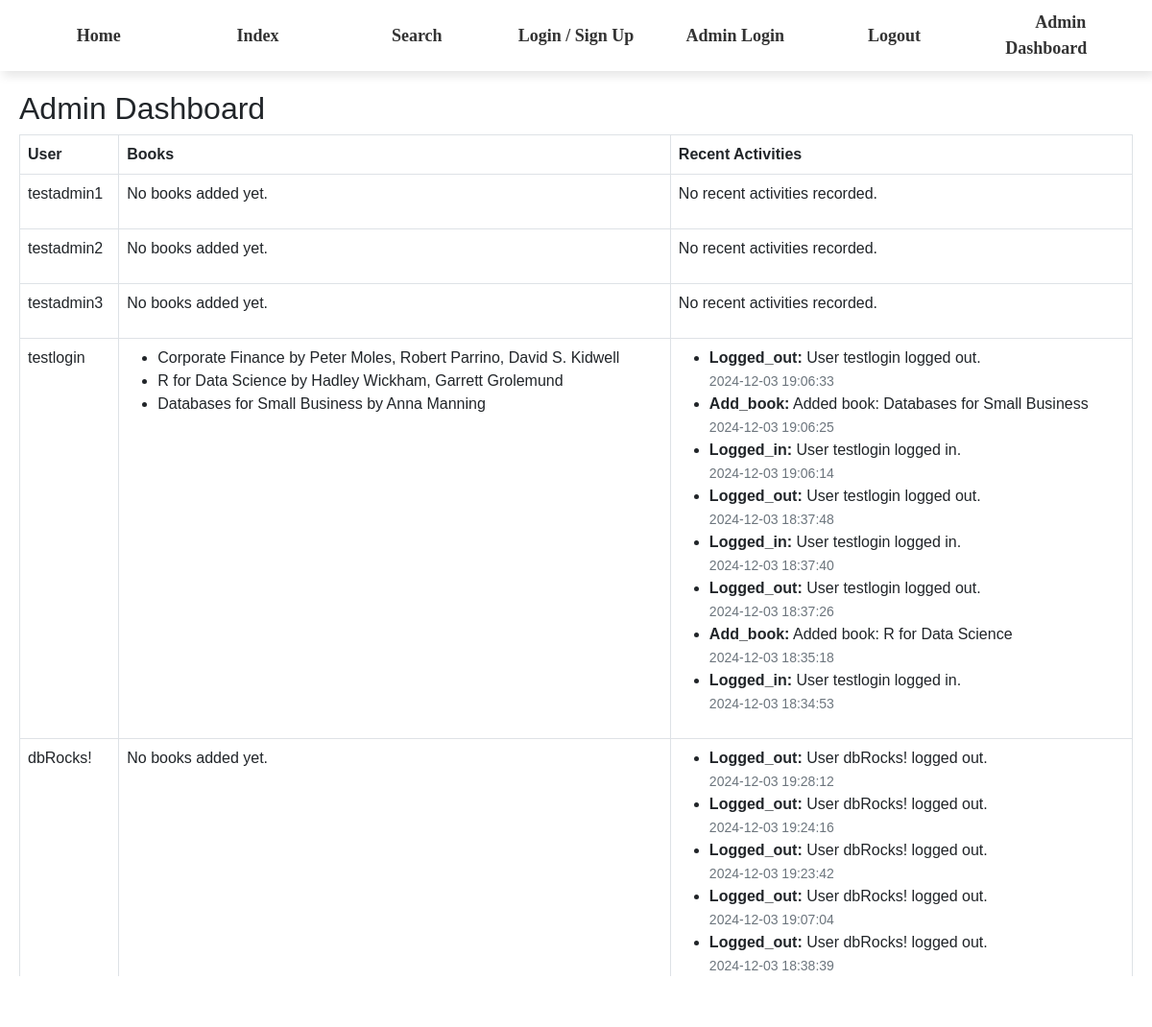
Before: /admin_dashboard (signed in) with the older database file.
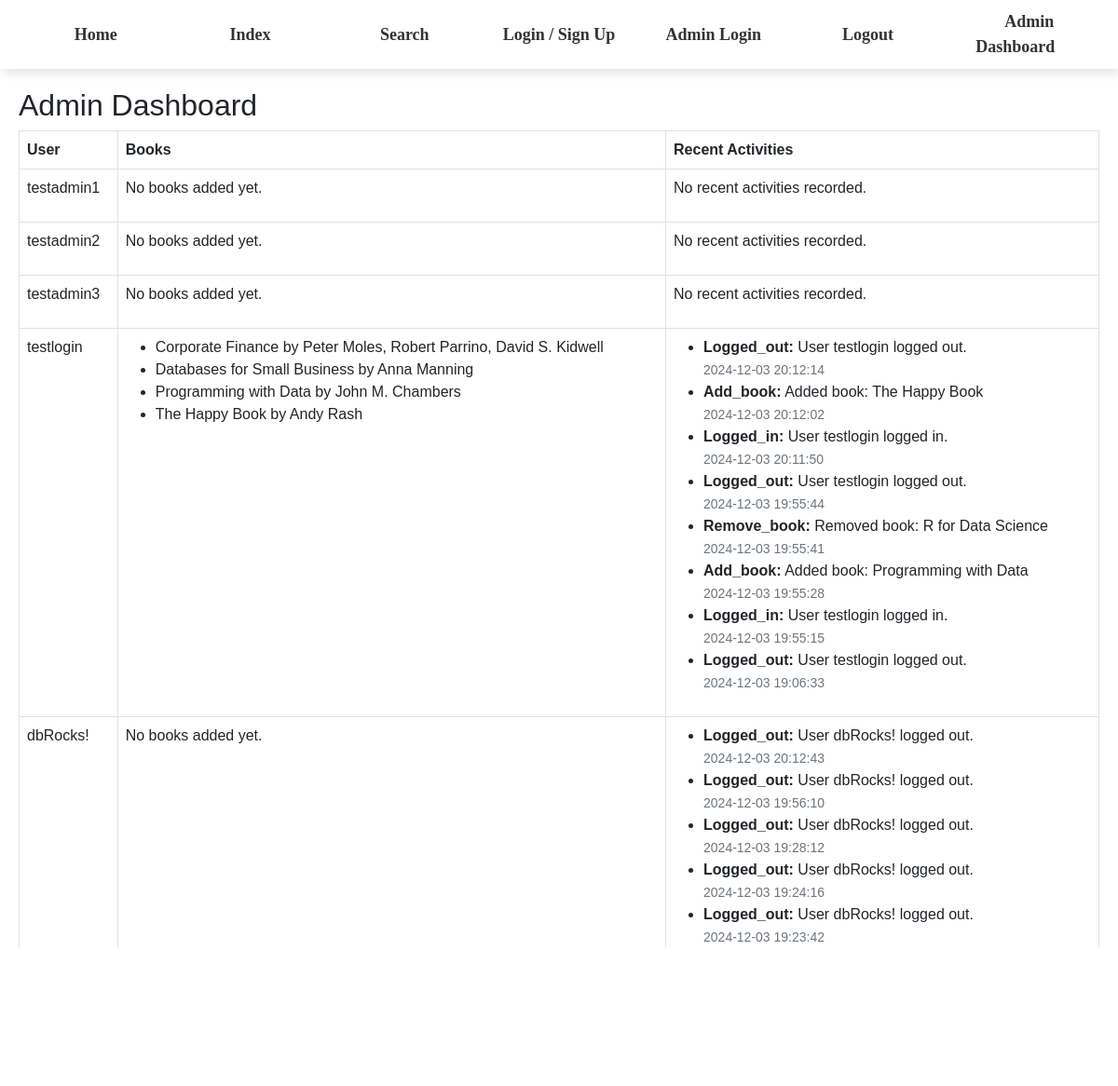
After: the same page with the newer database file.
### models/models.py (models this page shows, shortened)
class User(UserMixin, db.Model):
    id = db.Column(db.Integer, primary_key=True)
    username = db.Column(db.String(80), unique=True, nullable=False)
    password = db.Column(db.String(200), nullable=False)
    is_admin = db.Column(db.Boolean, default=False)  # Admin flag
    books = db.relationship('Book', back_populates='user')

class Book(db.Model):
    id = db.Column(db.Integer, primary_key=True)
    title = db.Column(db.String(255))
    author = db.Column(db.String(255))
    description = db.Column(db.String(500))
    user_id = db.Column(db.Integer, db.ForeignKey('user.id'), nullable=False)
    thumbnail = db.Column(db.String(255), nullable=True)
    rating = db.Column(db.Float, nullable=True)
    order_index = db.Column(db.Integer)  # New column to store the order index
    user = db.relationship('User', back_populates='books')

class RecentActivity(db.Model):
    __tablename__ = 'recent_activity'
    id = db.Column(db.Integer, primary_key=True)
    activity_type = db.Column(db.String(100), nullable=False)  # e.g., 'searched_book', 'added_book', 'removed_book'
    timestamp = db.Column(db.DateTime, default=datetime.utcnow)
    description = db.Column(db.String(255), nullable=True)  # Optional: additional description of activity
    user_id = db.Column(db.Integer, db.ForeignKey('user.id'), nullable=True)
    user = relationship('User', backref='recent_activities', lazy=True)

### app.py (the view)
@app.route('/admin_dashboard')
@login_required
def admin_dashboard():
    if not current_user.is_admin:
        flash('Access denied. Admins only.', 'danger')
        return redirect(url_for('index'))
    users = User.query.all()
    user_books = {user.id: Book.query.filter_by(user_id=user.id).all() for user in users}
    user_activities = {
        user.id: RecentActivity.query.filter_by(user_id=user.id).order_by(RecentActivity.timestamp.desc()).limit(8).all()
        for user in users
    }
    return render_template(
        'admin_dashboard.html',
        users=users,
        user_books=user_books,
        user_activities=user_activities,
    )

### app.py (called while the page is built)
@login_manager.user_loader
def load_user(user_id):
    return User.query.get(int(user_id))

### templates/admin_dashboard.html (shortened to what this page needs)
<!DOCTYPE html>
<html lang="en">
<head>
    <link rel="stylesheet" href="https://cdn.jsdelivr.net/npm/bootstrap@5.1.0/dist/css/bootstrap.min.css">
</head>
<body>
    {% extends 'template.html' %}
    {% block content %}
    <h2>Admin Dashboard</h2>
    {% if users %}
        <table class="table table-bordered">
            <thead>
                <tr>
                    <th>User</th>
                    <th>Books</th>
                    <th>Recent Activities</th>
                </tr>
            </thead>
            <tbody>
                {% for user in users %}
                    <tr>
                        <td>{{ user.username }}</td>
                        <td>
                            {% if user_books[user.id] %}
                                <ul>
                                    {% for book in user_books[user.id] %}
                                        <li>{{ book.title }} by {{ book.author }}</li>
                                    {% endfor %}
                                </ul>
                            {% else %}
                                <p>No books added yet.</p>
                            {% endif %}
                        </td>
                        <td>
                            {% if user_activities[user.id] %}
                                <ul>
                                    {% for activity in user_activities[user.id] %}
                                        <li>
                                            <strong>{{ activity.activity_type.capitalize() }}:</strong>
                                            {{ activity.description }}
                                            <br>
                                            <small class="text-muted">
                                                {{ activity.timestamp.strftime('%Y-%m-%d %H:%M:%S') }}
                                            </small>
                                        </li>
                                    {% endfor %}
                                </ul>
                            {% else %}
                                <p>No recent activities recorded.</p>
                            {% endif %}
                        </td>
                    </tr>
                {% endfor %}
            </tbody>
        </table>
    {% else %}
        <p>No users found.</p>
    {% endif %}
    {% endblock %}

### templates/template.html (shortened to what this page needs)
<!DOCTYPE html>
<html lang="en">
<head>
    <link rel="stylesheet" href="https://cdnjs.cloudflare.com/ajax/libs/font-awesome/6.0.0-beta3/css/all.min.css">
    <link rel="stylesheet" href="{{url_for('static',filename='css/styles.css')}}">
</head>
<body>
    <nav>
        <ul>
            <li><a href="{{ url_for('home') }}">Home</a></li>
            <li><a href="{{ url_for('index') }}">Index</a></li>
            <li><a href="{{ url_for('search') }}">Search</a></li>
            <li><a href="{{ url_for('auth') }}">Login / Sign Up</a></li>
            <li><a href="{{ url_for('admin_login') }}">Admin Login</a></li>
            {% if current_user.is_authenticated %}
                <li><a href="{{ url_for('logout') }}">Logout</a></li>
                {% if current_user.is_admin %}
                    <li><a href="{{ url_for('admin_dashboard') }}">Admin Dashboard</a></li>
                {% else %}
                    <li><a href="{{ url_for('dashboard') }}">User Dashboard</a></li>
                {% endif %}
            {% endif %}
        </ul>
    </nav>
    <div style="padding: 20px;">
        {% block content %} {% endblock %}
    </div>
</body>
</html>

### static/css/styles.css (style rules this page uses)
body { font-family: Arial, sans-serif; margin: 0; padding: 0; background-image: url('/static/images/sample.jpg'); background-size: cover; background-position: center; background-repeat: no-repeat; backdrop-filter: blur(20px); }
nav { background-color: rgba(255, 255, 255, 0.3); backdrop-filter: blur(15px); box-shadow: 1px 1px 0 0 rgba(255, 255, 255, 0.8) inset, 3px 5px 10px 0 rgba(0, 0, 0, 0.1); padding: 10px 20px; position: sticky; top: 0; z-index: 1000; }
nav ul { list-style: none; display: flex; justify-content: space-between; align-items: center; margin: 0; padding: 0; }
nav ul li { flex: 1; text-align: center; }
nav ul li a { font-family: Raleway, serif; color: #333; text-decoration: none; font-size: 18px; font-weight: 700; text-align: center; padding: 10px 15px; border-radius: 5px; transition: transform 0.3s ease, background 0.3s ease; background: rgba(255, 255, 255, 0.3); }

Changed rows visible on the page:
removed Book: title "R for Data Science", author "Hadley Wickham, Garrett Grolemund", shown under User "testlogin"
computed for User "testlogin": loses RecentActivity (activity_type "Add_book", description "Added book: Databases for Small Business", timestamp "2024-12-03 19:06:25"); loses RecentActivity (activity_type "Logged_in", description "User testlogin logged in.", timestamp "2024-12-03 19:06:14"); loses RecentActivity (activity_type "Logged_out", description "User testlogin logged out.", timestamp "2024-12-03 18:37:48"); loses RecentActivity (activity_type "Logged_in", description "User testlogin logged in.", timestamp "2024-12-03 18:37:40"); loses RecentActivity (activity_type "Logged_out", description "User testlogin logged out.", timestamp "2024-12-03 18:37:26"); loses RecentActivity (activity_type "Add_book", description "Added book: R for Data Science", timestamp "2024-12-03 18:35:18"); loses RecentActivity (activity_type "Logged_in", description "User testlogin logged in.", timestamp "2024-12-03 18:34:53")
added Book: title "Programming with Data", author "John M. Chambers", shown under User "testlogin"
added Book: title "The Happy Book", author "Andy Rash", shown under User "testlogin"
added RecentActivity: activity_type "Logged_out", description "User testlogin logged out.", timestamp "2024-12-03 20:12:14", shown under User "testlogin"
added RecentActivity: activity_type "Add_book", description "Added book: The Happy Book", timestamp "2024-12-03 20:12:02", shown under User "testlogin"
added RecentActivity: activity_type "Logged_in", description "User testlogin logged in.", timestamp "2024-12-03 20:11:50", shown under User "testlogin"
added RecentActivity: activity_type "Logged_out", description "User testlogin logged out.", timestamp "2024-12-03 19:55:44", shown under User "testlogin"
added RecentActivity: activity_type "Remove_book", description "Removed book: R for Data Science", timestamp "2024-12-03 19:55:41", shown under User "testlogin"
added RecentActivity: activity_type "Add_book", description "Added book: Programming with Data", timestamp "2024-12-03 19:55:28", shown under User "testlogin"
added RecentActivity: activity_type "Logged_in", description "User testlogin logged in.", timestamp "2024-12-03 19:55:15", shown under User "testlogin"
computed for User "dbRocks!": loses RecentActivity (activity_type "Logged_out", description "User dbRocks! logged out.", timestamp "2024-12-03 19:07:04"); loses RecentActivity (activity_type "Logged_out", description "User dbRocks! logged out.", timestamp "2024-12-03 18:38:39")
added RecentActivity: activity_type "Logged_out", description "User dbRocks! logged out.", timestamp "2024-12-03 20:12:43", shown under User "dbRocks!"
added RecentActivity: activity_type "Logged_out", description "User dbRocks! logged out.", timestamp "2024-12-03 19:56:10", shown under User "dbRocks!"
